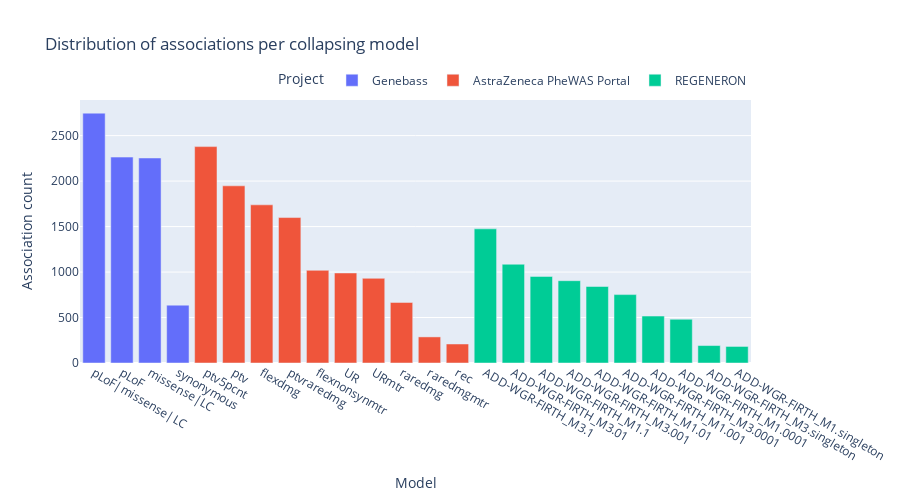

The cell this chart's notebook holds for it:
### Markdown cell above
### 3. Model comparison

### Code cell
## # OF ASSOCIATIONS PER MODEL

'''
Common (MAF >= 1%): >= 1%
rare: < 1%
Very rare (MAF < 0.1%): < 0.1%
Ultra rare: < 0.01%

M1 -> pLOF / M3 -> pLOF and missense
'''

MODEL_TO_MAF = {
    'ptv': 'Very rare (MAF < 0.1%)',
    'ptv5pcnt': 'Common (MAF >= 1%)',
    'UR': 'Ultra rare (MAF < 0.01%)',
    'URmtr': 'Ultra rare (MAF < 0.01%)',
    'raredmg': 'Ultra rare (MAF < 0.01%)',
    'raredmgmtr': 'Ultra rare (MAF < 0.01%)',
    'flexdmg': 'Ultra rare (MAF < 0.01%)',
    'flexnonsyn': 'Ultra rare (MAF < 0.01%)',
    'flexnonsynmtr': 'Ultra rare (MAF < 0.01%)',
    'ptvraredmg': 'Ultra rare (MAF < 0.01%)',
    'rec': 'Common (MAF >= 1%)',
    'M1.singleton': 'Ultra rare (MAF < 0.01%)',
    'M1.0001': 'Ultra rare (MAF < 0.01%)',
    'M1.001': 'Ultra rare (MAF < 0.01%)',
    'M1.01': 'Very rare (MAF < 0.1%)',
    'M1.1': 'Rare (MAF < 1%)',
    'M3.singleton': 'Ultra rare (MAF < 0.01%)',
    'M3.0001': 'Ultra rare (MAF < 0.01%)',
    'M3.001': 'Ultra rare (MAF < 0.01%)',
    'M3.01': 'Very rare (MAF < 0.1%)',
    'M3.1': 'Rare (MAF < 1%)',
    'ADD-WGR-FIRTH_M1.singleton': 'Ultra rare (MAF < 0.01%)',
    'ADD-WGR-FIRTH_M1.0001': 'Ultra rare (MAF < 0.01%)',
    'ADD-WGR-FIRTH_M1.001': 'Ultra rare (MAF < 0.01%)',
    'ADD-WGR-FIRTH_M1.01': 'Very rare (MAF < 0.1%)',
    'ADD-WGR-FIRTH_M1.1': 'Rare (MAF < 1%)',
    'ADD-WGR-FIRTH_M3.singleton': 'Ultra rare (MAF < 0.01%)',
    'ADD-WGR-FIRTH_M3.0001': 'Ultra rare (MAF < 0.01%)',
    'ADD-WGR-FIRTH_M3.001': 'Ultra rare (MAF < 0.01%)',
    'ADD-WGR-FIRTH_M3.01': 'Very rare (MAF < 0.1%)',
    'ADD-WGR-FIRTH_M3.1': 'Rare (MAF < 1%)',
    'pLoF': 'Ultra rare (MAF < 0.01%)',
    'missense|LC': 'Ultra rare (MAF < 0.01%)',
    'synonymous': 'Ultra rare (MAF < 0.01%)',
    'pLoF|missense|LC': 'Ultra rare (MAF < 0.01%)'

}

assocs_per_model = (
    evd.select('statisticalMethod', F.concat_ws('|', 'diseaseId', 'targetId'), 'projectId')
    .withColumn('mafThreshold', F.col('statisticalMethod'))
    .replace(to_replace=MODEL_TO_MAF, subset=['mafThreshold'])
    .groupBy('statisticalMethod', 'projectId', 'mafThreshold')
    .count()
    .toPandas()
    .sort_values(by='count', ascending=False)
)

fig1= px.bar(
    assocs_per_model,
    x='statisticalMethod',
    y='count',
    color='projectId',
    height=500,
    title='Distribution of associations per collapsing model',
    labels={'statisticalMethod': 'Model', 'count': 'Association count', 'projectId': 'Project'},
)

fig1.update_layout(legend=dict(
    orientation="h",
    yanchor="bottom",
    y=1.02,
    xanchor="right",
    x=1
))

### Figure 1 — Plotly figure (JSON) as saved in the notebook; plotly's stock layout.template omitted (floating-point values rounded to 4 significant figures)
{"data": [{"alignmentgroup": "True", "hovertemplate": "Project=Genebass<br>Model=%{x}<br>Association count=%{y}<extra></extra>", "legendgroup": "Genebass", "marker": {"color": "#636efa", "pattern": {"shape": ""}}, "name": "Genebass", "offsetgroup": "Genebass", "orientation": "v", "showlegend": true, "textposition": "auto", "type": "bar", "x": ["pLoF|missense|LC", "pLoF", "missense|LC", "synonymous"], "xaxis": "x", "y": [2747, 2264, 2254, 636], "yaxis": "y"}, {"alignmentgroup": "True", "hovertemplate": "Project=AstraZeneca PheWAS Portal<br>Model=%{x}<br>Association count=%{y}<extra></extra>", "legendgroup": "AstraZeneca PheWAS Portal", "marker": {"color": "#EF553B", "pattern": {"shape": ""}}, "name": "AstraZeneca PheWAS Portal", "offsetgroup": "AstraZeneca PheWAS Portal", "orientation": "v", "showlegend": true, "textposition": "auto", "type": "bar", "x": ["ptv5pcnt", "ptv", "flexdmg", "ptvraredmg", "flexnonsynmtr", "UR", "URmtr", "raredmg", "raredmgmtr", "rec"], "xaxis": "x", "y": [2379, 1948, 1739, 1599, 1019, 990, 931, 666, 287, 209], "yaxis": "y"}, {"alignmentgroup": "True", "hovertemplate": "Project=REGENERON<br>Model=%{x}<br>Association count=%{y}<extra></extra>", "legendgroup": "REGENERON", "marker": {"color": "#00cc96", "pattern": {"shape": ""}}, "name": "REGENERON", "offsetgroup": "REGENERON", "orientation": "v", "showlegend": true, "textposition": "auto", "type": "bar", "x": ["ADD-WGR-FIRTH_M3.1", "ADD-WGR-FIRTH_M3.01", "ADD-WGR-FIRTH_M1.1", "ADD-WGR-FIRTH_M3.001", "ADD-WGR-FIRTH_M1.01", "ADD-WGR-FIRTH_M1.001", "ADD-WGR-FIRTH_M3.0001", "ADD-WGR-FIRTH_M1.0001", "ADD-WGR-FIRTH_M3.singleton", "ADD-WGR-FIRTH_M1.singleton"], "xaxis": "x", "y": [1475, 1086, 952, 905, 841, 752, 516, 481, 192, 182], "yaxis": "y"}], "layout": {"barmode": "relative", "height": 500, "legend": {"orientation": "h", "title": {"text": "Project"}, "tracegroupgap": 0, "x": 1, "xanchor": "right", "y": 1.02, "yanchor": "bottom"}, "title": {"text": "Distribution of associations per collapsing model"}, "xaxis": {"anchor": "y", "domain": [0, 1], "title": {"text": "Model"}}, "yaxis": {"anchor": "x", "domain": [0, 1], "title": {"text": "Association count"}}}}
